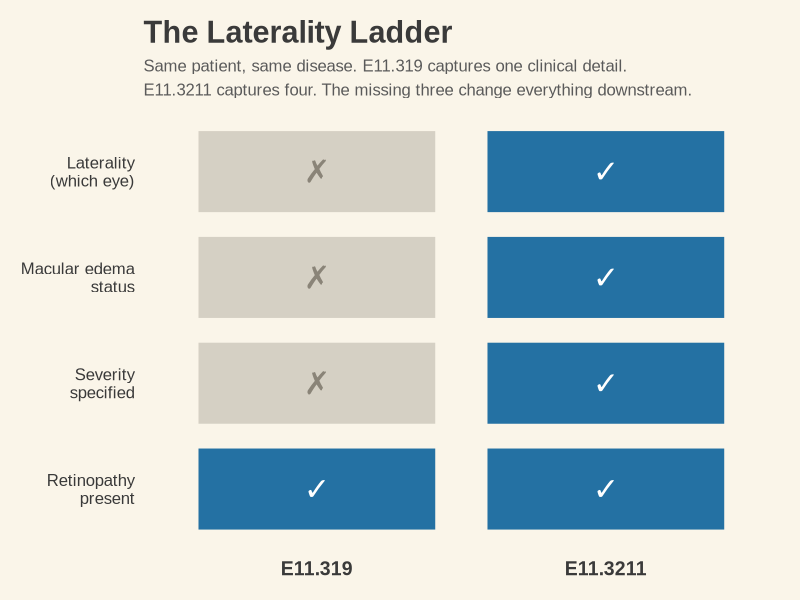
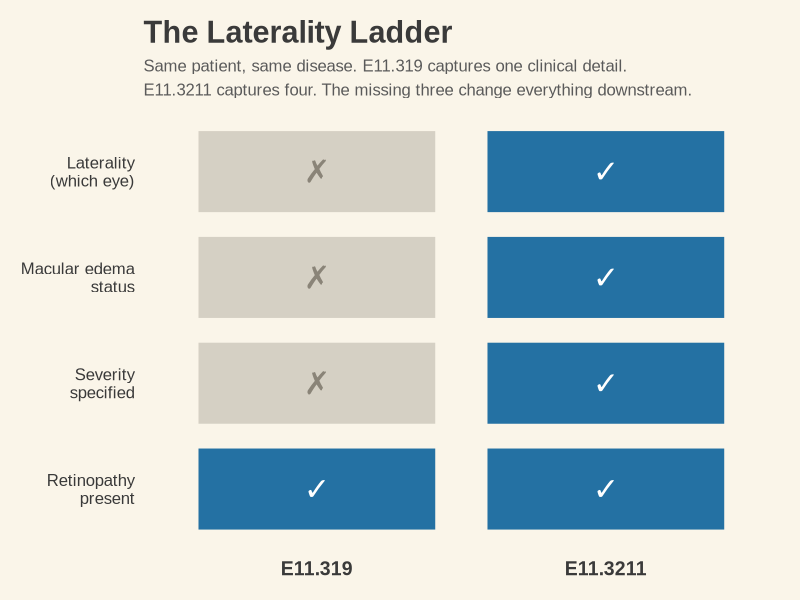

Reproduce these figures in R, in order.
# Chart 1: The Laterality Ladder
# Copyright © 2026 Andrew R. Crocker

library(ggplot2)
library(dplyr)
library(tidyr)

theme_1950s <- function() {
  theme_minimal(base_family = "Arial", base_size = 14) +
    theme(
      plot.background = element_rect(fill = "#FAF5E9", color = NA),
      panel.background = element_rect(fill = "#FAF5E9", color = NA),
      panel.grid.major = element_line(color = "#E6DECA", linewidth = 0.6),
      panel.grid.minor = element_blank(),
      axis.title = element_text(face = "bold", color = "#3A3A3A"),
      axis.text = element_text(color = "#4A4A4A"),
      plot.title = element_text(face = "bold", size = 20, color = "#3A3A3A"),
      plot.subtitle = element_text(size = 13, color = "#5A5A5A"),
      plot.margin = margin(15, 15, 15, 15),
      legend.position = "none"
    )
}

data <- data.frame(
  detail = factor(c(
    "Retinopathy\npresent",
    "Severity\nspecified",
    "Macular edema\nstatus",
    "Laterality\n(which eye)"
  ), levels = c(
    "Retinopathy\npresent",
    "Severity\nspecified",
    "Macular edema\nstatus",
    "Laterality\n(which eye)"
  )),
  E11.319 = c(1, 0, 0, 0),
  E11.3211 = c(1, 1, 1, 1)
)

plot_data <- data %>%
  pivot_longer(cols = c(E11.319, E11.3211),
               names_to = "code", values_to = "captured") %>%
  mutate(
    code = factor(code, levels = c("E11.319", "E11.3211")),
    fill_color = ifelse(captured == 1, "#2471A3", "#D5D0C4"),
    label = ifelse(captured == 1, "\u2713", "\u2717"),
    text_color = ifelse(captured == 1, "white", "#8A8478")
  )

p <- ggplot(plot_data, aes(x = code, y = detail)) +
  geom_tile(aes(fill = fill_color), color = "#FAF5E9", linewidth = 3,
            width = 0.85, height = 0.85) +
  geom_text(aes(label = label, color = text_color),
            size = 8, family = "Arial") +
  scale_fill_identity() +
  scale_color_identity() +
  labs(
    title = "The Laterality Ladder",
    subtitle = "Same patient, same disease. E11.319 captures one clinical detail.\nE11.3211 captures four. The missing three change everything downstream.",
    x = NULL, y = NULL
  ) +
  theme_1950s() +
  theme(
    panel.grid.major = element_blank(),
    axis.text.x = element_text(face = "bold", size = 14, color = "#3A3A3A"),
    axis.text.y = element_text(size = 12, color = "#3A3A3A", hjust = 1),
    plot.title = element_text(size = 22),
    plot.subtitle = element_text(size = 12, lineheight = 1.2)
  )

print(p)
ggsave("~/Downloads/chart1_laterality_comparison.png", p, width = 16, height = 9,
       units = "in", dpi = 150, bg = "#FAF5E9")
